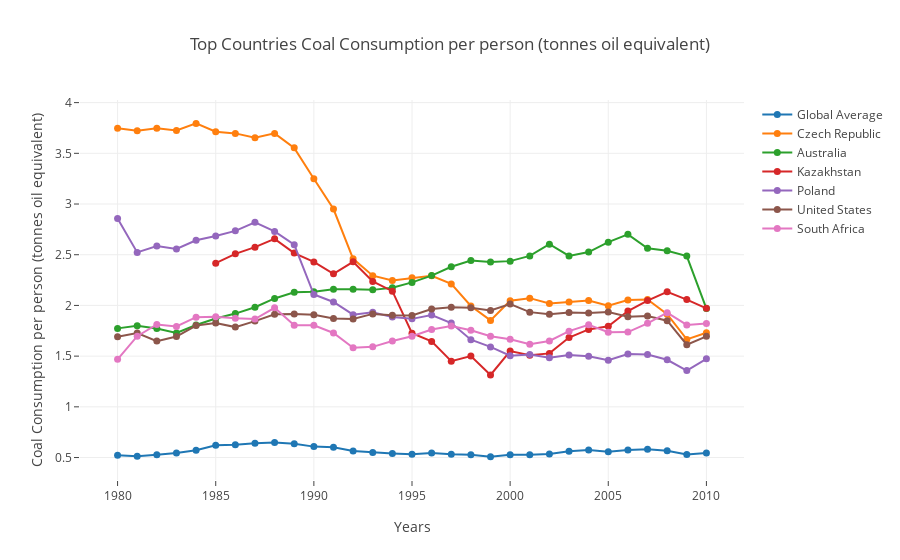

The notebook cell saved with this chart:
### Markdown cell above
#### Answer: Total Oil Consumption
> As seen the Top Consumer of Crude oil is USA and has been since 1980
> however the consumption of Japan is on the fall and that of china is rising  
> All top 6 are above global consumption average for a country

### Code cell
explore_df(df['coal_consumption_per_capita'])

### Figure 1 — Plotly figure (JSON) as saved in the notebook; plotly's stock layout.template omitted (floating-point values rounded to 4 significant figures)
{"data": [{"marker": {"line": {"width": 0}, "size": 7}, "mode": "lines+markers", "name": "Global Average", "type": "scatter", "x": [1980, 1981, 1982, 1983, 1984, 1985, 1986, 1987, 1988, 1989, 1990, 1991, 1992, 1993, 1994, 1995, 1996, 1997, 1998, 1999, 2000, 2001, 2002, 2003, 2004, 2005, 2006, 2007, 2008, 2009, 2010], "xaxis": "Year", "y": [0.5219, 0.5137, 0.528, 0.5454, 0.5712, 0.62, 0.6266, 0.6419, 0.6482, 0.6355, 0.6078, 0.6007, 0.5637, 0.5496, 0.54, 0.5323, 0.5438, 0.5313, 0.5286, 0.5091, 0.5266, 0.5287, 0.5345, 0.5613, 0.5743, 0.5566, 0.5753, 0.5809, 0.5668, 0.5308, 0.5446, null], "yaxis": "Coal Consumption per person (tonnes oil equivalent)"}, {"marker": {"line": {"width": 0}, "size": 7}, "mode": "lines+markers", "name": "Czech Republic", "type": "scatter", "x": [1980, 1981, 1982, 1983, 1984, 1985, 1986, 1987, 1988, 1989, 1990, 1991, 1992, 1993, 1994, 1995, 1996, 1997, 1998, 1999, 2000, 2001, 2002, 2003, 2004, 2005, 2006, 2007, 2008, 2009, 2010], "xaxis": "Year", "y": [3.747, 3.723, 3.747, 3.725, 3.795, 3.713, 3.697, 3.654, 3.697, 3.554, 3.249, 2.95, 2.459, 2.293, 2.247, 2.273, 2.293, 2.212, 1.995, 1.853, 2.046, 2.072, 2.018, 2.035, 2.048, 1.997, 2.053, 2.059, 1.914, 1.665, 1.73, 2.662], "yaxis": "Coal Consumption per person (tonnes oil equivalent)"}, {"marker": {"line": {"width": 0}, "size": 7}, "mode": "lines+markers", "name": "Australia", "type": "scatter", "x": [1980, 1981, 1982, 1983, 1984, 1985, 1986, 1987, 1988, 1989, 1990, 1991, 1992, 1993, 1994, 1995, 1996, 1997, 1998, 1999, 2000, 2001, 2002, 2003, 2004, 2005, 2006, 2007, 2008, 2009, 2010], "xaxis": "Year", "y": [1.774, 1.8, 1.772, 1.728, 1.807, 1.87, 1.92, 1.982, 2.069, 2.131, 2.134, 2.161, 2.161, 2.153, 2.175, 2.227, 2.294, 2.381, 2.443, 2.427, 2.437, 2.488, 2.604, 2.488, 2.526, 2.624, 2.701, 2.563, 2.538, 2.487, 1.969, 2.22], "yaxis": "Coal Consumption per person (tonnes oil equivalent)"}, {"marker": {"line": {"width": 0}, "size": 7}, "mode": "lines+markers", "name": "Kazakhstan", "type": "scatter", "x": [1980, 1981, 1982, 1983, 1984, 1985, 1986, 1987, 1988, 1989, 1990, 1991, 1992, 1993, 1994, 1995, 1996, 1997, 1998, 1999, 2000, 2001, 2002, 2003, 2004, 2005, 2006, 2007, 2008, 2009, 2010], "xaxis": "Year", "y": [null, null, null, null, null, 2.417, 2.508, 2.575, 2.657, 2.516, 2.429, 2.312, 2.43, 2.236, 2.141, 1.726, 1.645, 1.45, 1.501, 1.315, 1.55, 1.508, 1.527, 1.683, 1.764, 1.794, 1.944, 2.048, 2.134, 2.057, 1.971, 1.994], "yaxis": "Coal Consumption per person (tonnes oil equivalent)"}, {"marker": {"line": {"width": 0}, "size": 7}, "mode": "lines+markers", "name": "Poland", "type": "scatter", "x": [1980, 1981, 1982, 1983, 1984, 1985, 1986, 1987, 1988, 1989, 1990, 1991, 1992, 1993, 1994, 1995, 1996, 1997, 1998, 1999, 2000, 2001, 2002, 2003, 2004, 2005, 2006, 2007, 2008, 2009, 2010], "xaxis": "Year", "y": [2.857, 2.523, 2.587, 2.556, 2.643, 2.684, 2.735, 2.819, 2.73, 2.599, 2.108, 2.034, 1.909, 1.932, 1.885, 1.868, 1.905, 1.827, 1.662, 1.591, 1.504, 1.516, 1.484, 1.512, 1.5, 1.459, 1.521, 1.517, 1.464, 1.357, 1.473, 1.992], "yaxis": "Coal Consumption per person (tonnes oil equivalent)"}, {"marker": {"line": {"width": 0}, "size": 7}, "mode": "lines+markers", "name": "United States", "type": "scatter", "x": [1980, 1981, 1982, 1983, 1984, 1985, 1986, 1987, 1988, 1989, 1990, 1991, 1992, 1993, 1994, 1995, 1996, 1997, 1998, 1999, 2000, 2001, 2002, 2003, 2004, 2005, 2006, 2007, 2008, 2009, 2010], "xaxis": "Year", "y": [1.691, 1.728, 1.648, 1.694, 1.801, 1.827, 1.786, 1.845, 1.912, 1.916, 1.907, 1.871, 1.866, 1.917, 1.904, 1.901, 1.965, 1.982, 1.977, 1.951, 2.014, 1.934, 1.913, 1.931, 1.925, 1.935, 1.888, 1.896, 1.85, 1.613, 1.695, 1.861], "yaxis": "Coal Consumption per person (tonnes oil equivalent)"}, {"marker": {"line": {"width": 0}, "size": 7}, "mode": "lines+markers", "name": "South Africa", "type": "scatter", "x": [1980, 1981, 1982, 1983, 1984, 1985, 1986, 1987, 1988, 1989, 1990, 1991, 1992, 1993, 1994, 1995, 1996, 1997, 1998, 1999, 2000, 2001, 2002, 2003, 2004, 2005, 2006, 2007, 2008, 2009, 2010], "xaxis": "Year", "y": [1.468, 1.697, 1.812, 1.793, 1.884, 1.889, 1.873, 1.865, 1.976, 1.805, 1.804, 1.728, 1.583, 1.591, 1.649, 1.696, 1.763, 1.796, 1.756, 1.696, 1.667, 1.618, 1.65, 1.746, 1.809, 1.736, 1.737, 1.824, 1.929, 1.808, 1.821, 1.757], "yaxis": "Coal Consumption per person (tonnes oil equivalent)"}], "layout": {"hovermode": "closest", "title": "Top Countries Coal Consumption per person (tonnes oil equivalent)", "xaxis": {"ticklen": 5, "title": "Years", "zeroline": true}, "yaxis": {"ticklen": 5, "title": "Coal Consumption per person (tonnes oil equivalent)", "zeroline": true}}}
